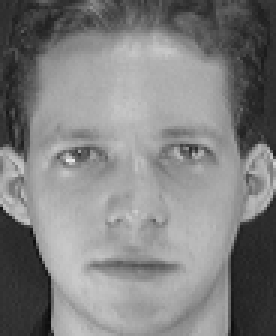
#> input picture dimensionality_reduction/att_faces/s1/1.pgm, 92 x 112 px (shown 3 times larger); its folder holds only this picture in this run
$ python eigenfaces.py   (older library calls are emulated)
#> lines starting #> are read from the running program, lines starting #| are printed output that depends on the picture
### dimensionality_reduction/data_io.py
"""
Functions to load data from file.
"""

import numpy as np
import skimage.io as io
from os.path import join, basename, isdir
from glob import glob
from google_drive_downloader import GoogleDriveDownloader


GoogleDriveDownloader.download_file_from_google_drive(file_id='1SpyIe1jwiFV4s5ulinHiW2CfviPN06er',
                                                      dest_path='./att_faces/eigenfaces.zip',
                                                      unzip=True)
#> (this line was passed over: google_drive_downloader is not available in this run)


def get_faces_dataset(path, train_split=60):
    """
    Loads Olivetti dataset from files.

    Parameters
    ----------
    path: str
        the root folder of the Olivetti dataset.
    train_split: int
        the percentage of dataset used for training (default is 60%).

    Returns
    -------
    tuple
        a tuple like (X_train, Y_train, X_test, Y_test)
    """

    cl_folders = sorted([basename(f) for f in glob(join(path, '*')) if isdir(f)])

    X = []
    Y = []
    for cl, cl_f in enumerate(cl_folders):
        img_list = glob(join(path, cl_f, '*.pgm'))

        for i, img_path in enumerate(img_list):
            X.append(io.imread(img_path, as_grey=True).ravel())
            Y.append(cl)

    X = np.array(X, dtype=np.float32)
    Y = np.array(Y, dtype=np.float32)

    n_samples = Y.size
    n_train_samples = (n_samples * train_split) // 100

    # shuffle
    tot = np.concatenate((X, np.reshape(Y, newshape=(-1, 1))), axis=-1)

    np.random.seed(30101990)
    np.random.shuffle(tot)
    X = tot[:, :-1]
    Y = tot[:, -1]

    X_train = X[:n_train_samples]
    Y_train = Y[:n_train_samples]

    X_test = X[n_train_samples:]
    Y_test = Y[n_train_samples:]

    return X_train, Y_train, X_test, Y_test

### dimensionality_reduction/eigenfaces.py
"""
Eigenfaces main script.
"""

import numpy as np

from utils import show_eigenfaces, show_3d_faces_with_class
from data_io import get_faces_dataset

from numpy import ndarray

import matplotlib.pyplot as plt
plt.ion()

def eigenfaces(X: ndarray, n_comp):
    """
    Performs PCA to project faces in a reduced space.

    Parameters
    ----------
    X: ndarray
        faces to project (shape: (n_samples, w*h))
    n_comp: int
        number of principal components

    Returns
    -------
    tuple
        proj_faces: the projected faces shape=(n_samples, n_comp).
        ef: eigenfaces (the principal directions)
    """

    n_samples, dim = X.shape

    # compute mean vector
    mean_v:ndarray=X.mean(axis=0)
    # show mean face
#    plt.imshow(np.reshape(mean_v,newshape=(112, 92)))
    # normalize data (remove mean)
    data_norm:ndarray=X-mean_v
    # trick (transpose data matrix)
    data_transpose=data_norm.transpose()
    # compute covariance
    cov:ndarray=data_norm.dot(data_transpose)
    # compute (sorted) eigenvectors of the covariance matrix
    eig_v, eig_V=np.linalg.eig(cov)
    eig_index_sorted=eig_v.argsort()[::-1][:n_comp]
    eig_V_sorted=eig_V[:,eig_index_sorted]
    # retrieve original eigenvec
    eig_V_org:ndarray=data_transpose.dot(eig_V_sorted)
    # show eigenfaces
#    show_eigenfaces(eig_V_org,size=(112, 92))
    # project faces according to the computed directions
    data_project=data_norm.dot(eig_V_org)
    return data_project, eig_V_org


def main():
    """
    Main function.
    """

    # number of principal components
    n_comp = 10

    # get_data
    X_train, Y_train, X_test, Y_test = get_faces_dataset(path='att_faces')
#> in get_faces_dataset, `Y = tot[:, -1]`: Y = [1, 0]
#> in get_faces_dataset, `Y_train = Y[:n_train_samples]`: Y_train = [1]
#> in get_faces_dataset, `Y_test = Y[n_train_samples:]`: Y_test = [0]

    proj_train, ef = eigenfaces(X_train, n_comp=n_comp)

    # visualize projections if 3d
    if n_comp == 3:
        show_3d_faces_with_class(proj_train, Y_train)

    # project test data
    test_proj = np.dot(X_test, ef)

    # predict test faces
    predictions = np.zeros_like(Y_test)
    nearest_neighbors = np.zeros_like(Y_test, dtype=np.int32)
    for i in range(0, test_proj.shape[0]):

        cur_test = test_proj[i]

        # compute distances w.r.t every training face

        # nearest neighbor classification


    print('Error: {}'.format(float(np.sum(predictions != Y_test))/len(predictions)))

    # visualize nearest neighbors
    _, (ax0, ax1) = plt.subplots(1, 2)
    while True:

        # extract random index
        test_idx = np.random.randint(0, X_test.shape[0])

        ax0.imshow(np.reshape(X_test[test_idx], newshape=(112, 92)), cmap='gray')
        ax0.set_title('Test face')
        ax1.imshow(np.reshape(X_train[nearest_neighbors[test_idx]], newshape=(112, 92)), cmap='gray')
        ax1.set_title('Nearest neighbor')

        # plot faces
        plt.waitforbuttonpress()


if __name__ == '__main__':
    main()
#> in main, `X_train, Y_train, X_test, Y_test = get_faces_dataset(path='att_faces')`: Y_train = [1]; Y_test = [0]
#> in eigenfaces, `mean_v:ndarray=X.mean(axis=0)`: mean_v = 10304 values, max 207 at index 6662, min 1 at index 8013, mean 95.1
#> in eigenfaces, `data_transpose=data_norm.transpose()`: data_transpose = 10304 values from 0 to 0
#> in eigenfaces, `cov:ndarray=data_norm.dot(data_transpose)`: cov = [0]
#> in eigenfaces, `eig_v, eig_V=np.linalg.eig(cov)`: eig_V = [1]
#> in eigenfaces, `eig_index_sorted=eig_v.argsort()[::-1][:n_comp]`: eig_index_sorted = [0]
#> in eigenfaces, `eig_V_sorted=eig_V[:,eig_index_sorted]`: eig_V_sorted = [1]
#> in eigenfaces, `eig_V_org:ndarray=data_transpose.dot(eig_V_sorted)`: eig_V_org = 10304 values from 0 to 0
#> in eigenfaces, `data_project=data_norm.dot(eig_V_org)`: data_project = [0]
#> in main, `proj_train, ef = eigenfaces(X_train, n_comp=n_comp)`: ef = 10304 values from 0 to 0
#> in main, `test_proj = np.dot(X_test, ef)`: test_proj = [0]
#> the loop in main, `for i in range(0, test_proj.shape[0]): ` made 1 pass
#| Error: 0.0
#> in main, `plt.waitforbuttonpress()`:
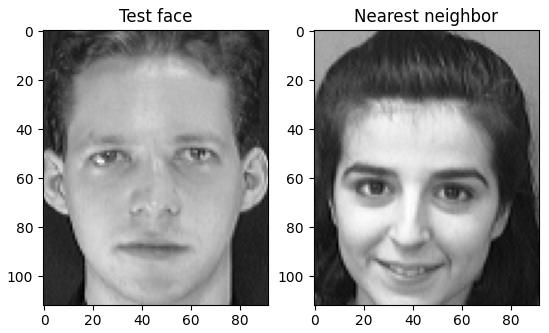
#> figure drawn by matplotlib, 2 panels
